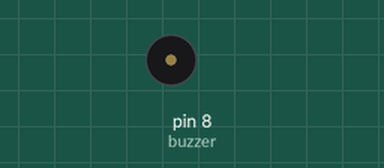
The sketch below on a simulated Arduino Uno, built with avr-gcc and run on an emulated ATmega328P. Shown: buzzer (waves = sounding).

Above: at 0.1 s.
Timing chart, 0 to 1.6 s (numbered marks = the images above):
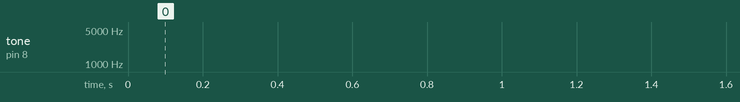

The sketch:

buzzer.ino
```cpp
float sinVal;
int toneVal;
int buzzer=8;

void setup() {
  pinMode(buzzer,OUTPUT);

}

void loop() {
  for(int x;x<180;x++){
    sinVal=sin(x*(3.1412/180));
    toneVal = 2000 + (int(sinVal*1000));
    tone(buzzer,toneVal,1000000);
    delay(2);
  }

}
```
